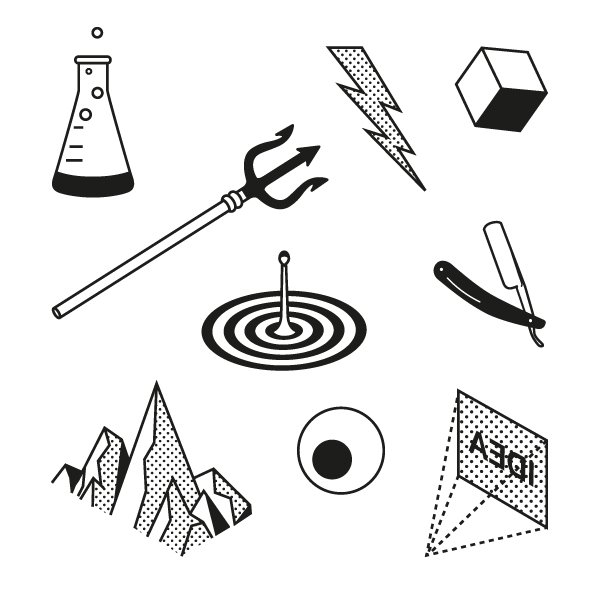
#> input picture OldCode/Cool.jpg, 600 x 600 px, given in place of the camera
$ python test.py
#> lines starting #> are read from the running program, lines starting #| are printed output that depends on the picture
import cv2
import numpy as np

def nothing(x):
    pass

cap = cv2.VideoCapture(0)
cap.set(cv2.CAP_PROP_AUTOFOCUS, 0) # turn the autofocus off

cv2.namedWindow('f')
cv2.createTrackbar('hl', 'f', 0, 255, nothing)
cv2.createTrackbar('sl', 'f', 0, 255, nothing)
cv2.createTrackbar('vl', 'f', 0, 255, nothing)
cv2.createTrackbar('hh', 'f', 179, 179, nothing)
cv2.createTrackbar('sh', 'f', 255, 255, nothing)
cv2.createTrackbar('vh', 'f', 255, 255, nothing)

# [8 lines of commented-out code are left out]

(ycl,ych,xcl,xch) = (27, 662, 68, 700)
#red = np.uint8([[[0,0,255 ]]])
#print(cv2.cvtColor(red,cv2.COLOR_BGR2HSV) )

while(True):
    hl = cv2.getTrackbarPos('hl', 'f')
    sl = cv2.getTrackbarPos('sl', 'f')
    vl = cv2.getTrackbarPos('vl', 'f')
    hh = cv2.getTrackbarPos('hh', 'f')
    sh = cv2.getTrackbarPos('sh', 'f')
    vh = cv2.getTrackbarPos('vh', 'f')

    # [6 lines of commented-out code are left out]
    ret, frame = cap.read()
#> frame is the input picture: shape (600, 600, 3); mean B, G, R 235.1, 235.3, 235.3
    frame = cv2.resize( frame, None, fx = 1.5, fy = 1.5 )
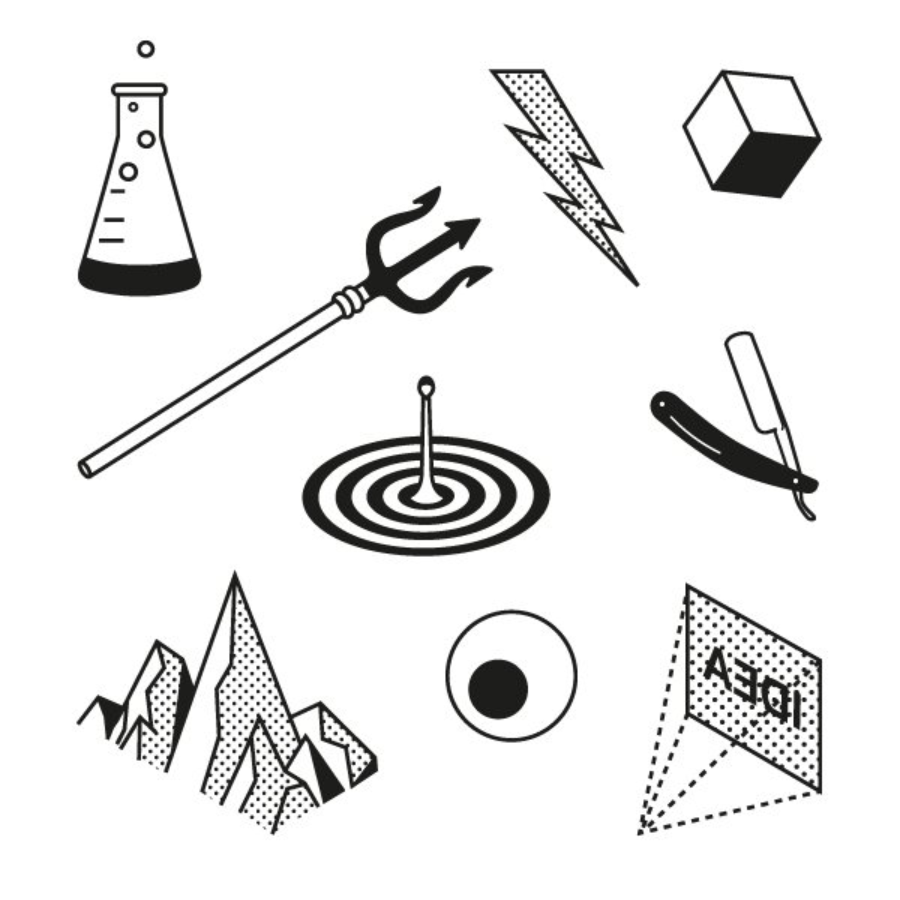
#> frame: shape (900, 900, 3); mean B, G, R 235.1, 235.3, 235.3
    #frame = frame[0:440,100:560]
    frame = frame[ ycl:ych, xcl:xch ]
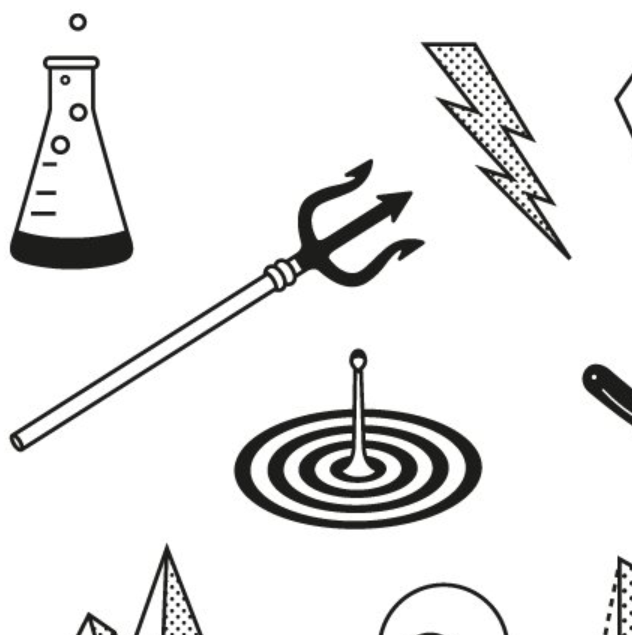
#> frame: shape (635, 632, 3); mean B, G, R 232.9, 233.1, 233.1
    blur = cv2.GaussianBlur( frame, (5,5), 0 )
    #print(frame.shape)

    # Our operations on the frame come here
    hsv = cv2.cvtColor(blur,cv2.COLOR_BGR2HSV)
#> hsv: shape (635, 632, 3); mean H, S, V 4, 1, 233.2
    #print( (hl,hh,sl,sh,vl,vh) )
    lower =np.array([hl,sl,vl])
    upper = np.array([hh,sh,vh])
    # Threshold the HSV image to get only blue colors
    mask = cv2.inRange(hsv, lower, upper)
#> mask: shape (635, 632); every value is 255
    # Bitwise-AND mask and original image
    res1 = cv2.bitwise_and(frame,frame, mask= mask)

    #cv2.imshow('frame',frame)
    cv2.imshow('hsv',hsv)
    cv2.imshow('mask',mask)
    cv2.imshow('res1',res1)

    if cv2.waitKey(10) & 0xFF == ord('b'):
#> (key Esc is pressed here)
        break

# When everything done, release the capture
cap.release()
cv2.destroyAllWindows()
